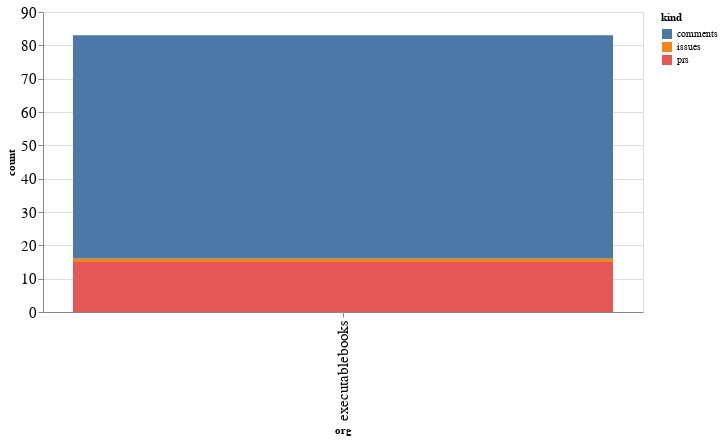

Write notebook code for a chart like this one.
### Code cell
alt.Chart(org_summaries, width=600).mark_bar().encode(
    x='org',
    y='count',
    color='kind',
    tooltip="org"
)

### Figure 1 — Vega-Lite specification as saved in the notebook (floating-point values rounded to 4 significant figures)
{"config": {"axisLeft": {"labelFontSize": 15}, "axisBottom": {"labelFontSize": 15}}, "data": {"name": "data-49735ca057ce3dea9948c014c67a12d6"}, "mark": "bar", "encoding": {"color": {"type": "nominal", "field": "kind"}, "tooltip": {"type": "nominal", "field": "org"}, "x": {"type": "nominal", "field": "org"}, "y": {"type": "quantitative", "field": "count"}}, "width": 600, "$schema": "https://vega.github.io/schema/vega-lite/v4.8.1.json", "datasets": {"data-49735ca057ce3dea9948c014c67a12d6": [{"org": "executablebooks", "kind": "comments", "count": 67}, {"org": "executablebooks", "kind": "issues", "count": 1}, {"org": "executablebooks", "kind": "prs", "count": 15}]}}
